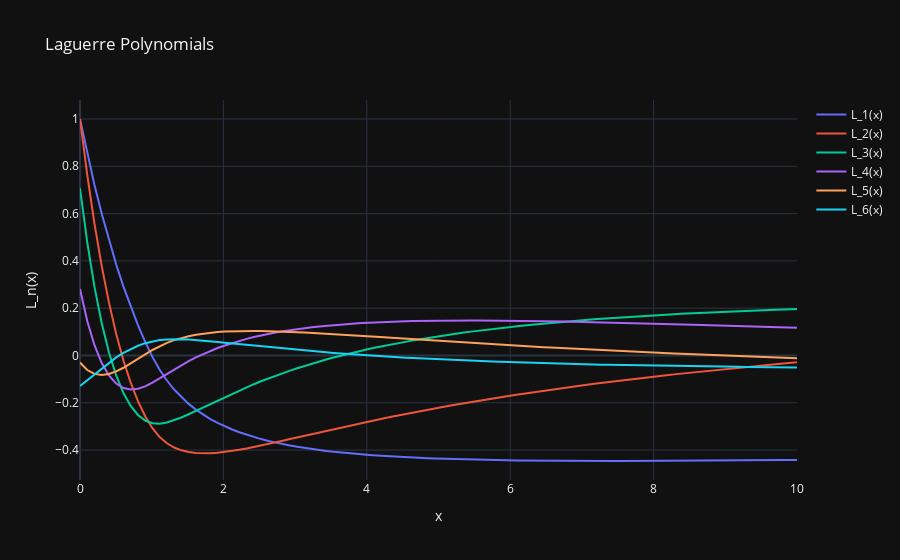

The notebook cell saved with this chart:
### Markdown cell above
### Implementation of Laguerre Functions

Let's examine how we compute Laguerre polynomials numerically:

### Code cell
# Generate points for visualization
x = jnp.linspace(0, 10, 100)

# Compute Laguerre polynomials for different orders
results = []
for n in [1, 2, 3, 4, 5, 6]:
    L_n, _ = laguerre_function_final(n, x)
    results.append(go.Scatter(
        x=x,
        y=L_n,
        name=f'L_{n}(x)'
    ))

# Plot results
fig = go.Figure(data=results)
fig.update_layout(
    title='Laguerre Polynomials',
    xaxis_title='x',
    yaxis_title='L_n(x)',
    template='plotly_dark'
)
fig.show()
